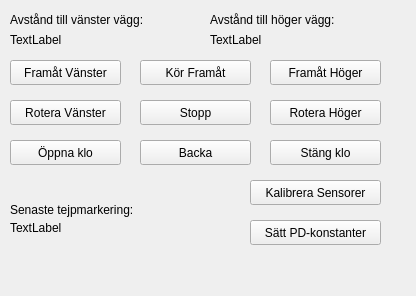
<?xml version="1.0" encoding="UTF-8"?>
<ui version="4.0">
 <class>MainWindow</class>
 <widget class="QMainWindow" name="MainWindow">
  <property name="geometry">
   <rect>
    <x>0</x>
    <y>0</y>
    <width>416</width>
    <height>296</height>
   </rect>
  </property>
  <property name="sizePolicy">
   <sizepolicy hsizetype="Fixed" vsizetype="Fixed">
    <horstretch>0</horstretch>
    <verstretch>0</verstretch>
   </sizepolicy>
  </property>
  <property name="windowTitle">
   <string>MainWindow</string>
  </property>
  <widget class="QWidget" name="centralWidget">
   <widget class="QPushButton" name="pushButton_2">
    <property name="geometry">
     <rect>
      <x>10</x>
      <y>100</y>
      <width>111</width>
      <height>25</height>
     </rect>
    </property>
    <property name="text">
     <string>Rotera Vänster</string>
    </property>
    <property name="checkable">
     <bool>true</bool>
    </property>
   </widget>
   <widget class="QPushButton" name="pushButton_3">
    <property name="geometry">
     <rect>
      <x>10</x>
      <y>60</y>
      <width>111</width>
      <height>25</height>
     </rect>
    </property>
    <property name="mouseTracking">
     <bool>false</bool>
    </property>
    <property name="text">
     <string>Framåt Vänster</string>
    </property>
    <property name="checkable">
     <bool>true</bool>
    </property>
   </widget>
   <widget class="QPushButton" name="pushButton_8">
    <property name="geometry">
     <rect>
      <x>250</x>
      <y>180</y>
      <width>131</width>
      <height>25</height>
     </rect>
    </property>
    <property name="text">
     <string>Kalibrera Sensorer</string>
    </property>
   </widget>
   <widget class="QPushButton" name="pushButton_9">
    <property name="geometry">
     <rect>
      <x>250</x>
      <y>220</y>
      <width>131</width>
      <height>25</height>
     </rect>
    </property>
    <property name="text">
     <string>Sätt PD-konstanter</string>
    </property>
   </widget>
   <widget class="QPushButton" name="pushButton_5">
    <property name="geometry">
     <rect>
      <x>140</x>
      <y>100</y>
      <width>111</width>
      <height>25</height>
     </rect>
    </property>
    <property name="text">
     <string>Stopp</string>
    </property>
    <property name="checkable">
     <bool>true</bool>
    </property>
    <property name="checked">
     <bool>false</bool>
    </property>
   </widget>
   <widget class="QPushButton" name="pushButton_6">
    <property name="geometry">
     <rect>
      <x>270</x>
      <y>60</y>
      <width>111</width>
      <height>25</height>
     </rect>
    </property>
    <property name="text">
     <string>Framåt Höger</string>
    </property>
    <property name="checkable">
     <bool>true</bool>
    </property>
   </widget>
   <widget class="QPushButton" name="pushButton_7">
    <property name="geometry">
     <rect>
      <x>270</x>
      <y>100</y>
      <width>111</width>
      <height>25</height>
     </rect>
    </property>
    <property name="text">
     <string>Rotera Höger</string>
    </property>
    <property name="checkable">
     <bool>true</bool>
    </property>
   </widget>
   <widget class="QPushButton" name="pushButton_10">
    <property name="geometry">
     <rect>
      <x>140</x>
      <y>140</y>
      <width>111</width>
      <height>25</height>
     </rect>
    </property>
    <property name="text">
     <string>Backa</string>
    </property>
    <property name="checkable">
     <bool>true</bool>
    </property>
   </widget>
   <widget class="QLabel" name="label">
    <property name="geometry">
     <rect>
      <x>10</x>
      <y>10</y>
      <width>171</width>
      <height>20</height>
     </rect>
    </property>
    <property name="text">
     <string>Avstånd till vänster vägg:</string>
    </property>
   </widget>
   <widget class="QLabel" name="label_2">
    <property name="geometry">
     <rect>
      <x>10</x>
      <y>30</y>
      <width>171</width>
      <height>20</height>
     </rect>
    </property>
    <property name="text">
     <string>TextLabel</string>
    </property>
   </widget>
   <widget class="QLabel" name="label_3">
    <property name="geometry">
     <rect>
      <x>210</x>
      <y>10</y>
      <width>171</width>
      <height>20</height>
     </rect>
    </property>
    <property name="text">
     <string>Avstånd till höger vägg:</string>
    </property>
   </widget>
   <widget class="QLabel" name="label_4">
    <property name="geometry">
     <rect>
      <x>210</x>
      <y>30</y>
      <width>171</width>
      <height>20</height>
     </rect>
    </property>
    <property name="text">
     <string>TextLabel</string>
    </property>
   </widget>
   <widget class="QLabel" name="label_5">
    <property name="geometry">
     <rect>
      <x>10</x>
      <y>200</y>
      <width>161</width>
      <height>20</height>
     </rect>
    </property>
    <property name="text">
     <string>Senaste tejpmarkering:</string>
    </property>
   </widget>
   <widget class="QLabel" name="label_6">
    <property name="geometry">
     <rect>
      <x>10</x>
      <y>220</y>
      <width>161</width>
      <height>16</height>
     </rect>
    </property>
    <property name="text">
     <string>TextLabel</string>
    </property>
   </widget>
   <widget class="QPushButton" name="pushButton_11">
    <property name="geometry">
     <rect>
      <x>10</x>
      <y>140</y>
      <width>111</width>
      <height>25</height>
     </rect>
    </property>
    <property name="text">
     <string>Öppna klo</string>
    </property>
    <property name="checkable">
     <bool>false</bool>
    </property>
   </widget>
   <widget class="QPushButton" name="pushButton_12">
    <property name="geometry">
     <rect>
      <x>270</x>
      <y>140</y>
      <width>111</width>
      <height>25</height>
     </rect>
    </property>
    <property name="text">
     <string>Stäng klo</string>
    </property>
    <property name="checkable">
     <bool>false</bool>
    </property>
   </widget>
   <widget class="QPushButton" name="pushButton_4">
    <property name="geometry">
     <rect>
      <x>140</x>
      <y>60</y>
      <width>111</width>
      <height>25</height>
     </rect>
    </property>
    <property name="mouseTracking">
     <bool>false</bool>
    </property>
    <property name="text">
     <string>Kör Framåt</string>
    </property>
    <property name="checkable">
     <bool>true</bool>
    </property>
   </widget>
  </widget>
  <widget class="QMenuBar" name="menuBar">
   <property name="geometry">
    <rect>
     <x>0</x>
     <y>0</y>
     <width>416</width>
     <height>21</height>
    </rect>
   </property>
  </widget>
 </widget>
 <layoutdefault spacing="6" margin="11"/>
 <resources/>
 <connections/>
</ui>
